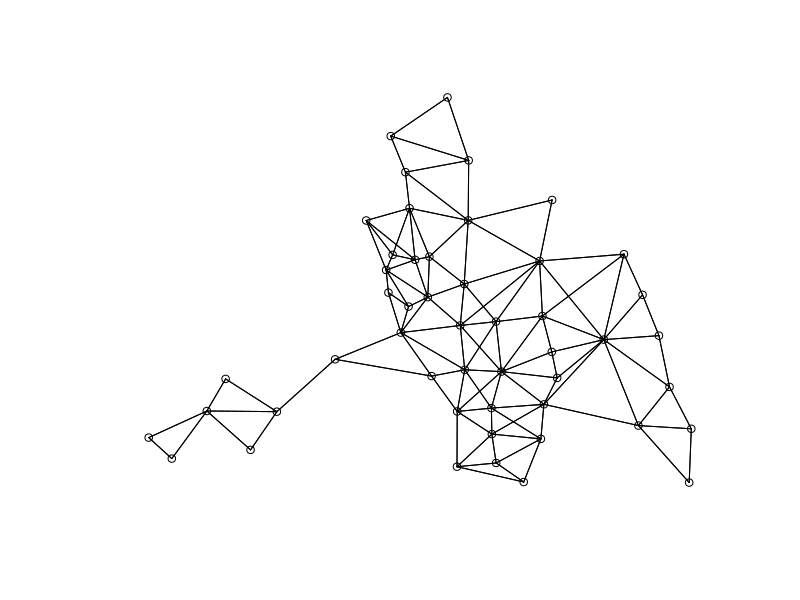
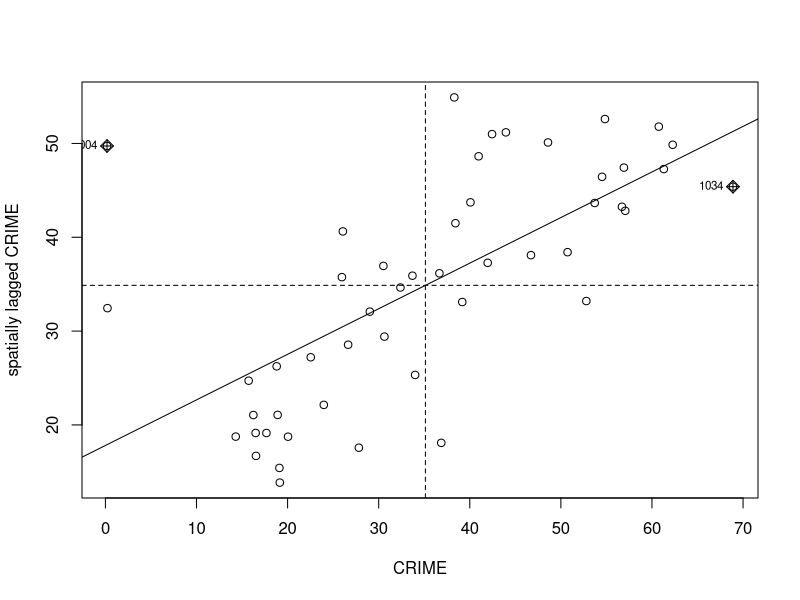

Source code (R) for these figures, in order: (Note: this script raises an error after producing the figures.)
library(spdep)

data(columbus)
myDataFrame <- columbus
head(myDataFrame)
attach(myDataFrame)
Y <- cbind(CRIME)
X <- cbind(INC, HOVAL)
xy <- cbind(myDataFrame$X, myDataFrame$Y)
neighborList <- col.gal.nb
coordList <- coords
# Neighbors summary
summary(neighborList)
plot(neighborList, coordList)
# Descriptive statistics
summary(Y)
summary(X)
# OLS regression
olsreg <- lm(Y ~ X)
summary(olsreg)
## SPATIAL ANALYSIS BASED ON CONTIGUITY
# Spatial weight matrix based on contiguity
listw <- nb2listw(neighborList)
summary(listw)
# Moran's I test
moran.test(CRIME, listw)
moran.plot(CRIME, listw)
# Lagrange multiplier test for spatial lag and spatial error dependencies
lm.LMtests(olsreg, listw, test=c("LMlag", "LMerr"))
# Spatial lag model
spatial.lag <- lagsarlm(CRIME ~ INC + HOVAL, data = myDataFrame, listw)
summary(spatial.lag)
# Spatial error model
spatial.error <- errorsarlm(CRIME ~ INC + HOVAL, data = myDataFrame, listw)
summary(spatial.error)
##  SPATIAL ANALYSIS BASED ON DISTANCE WEIGHT MATRIX
# Spatial weight matrix based on distance (with lower and upper bounds for distance, d1 and d2)
nb <- dnearneigh(xy, d1=0, d2=10)
listw <- nb2listw(nb, style="W")
summary(listw)
# Moran's I test
moran.test(CRIME, listw)
moran.plot(CRIME, listw)
# Lagrange multiplier test for spatial lag and spatial error dependencies
lm.LMtests(olsreg, listw, test=c("LMlag", "LMerr"))
# Spatial lag model
spatial.lag1 <- lagsarlm(CRIME ~ INC + HOVAL, data = myDataFrame, listw)
summary(spatial.lag1)
# Spatial error model
spatial.error1 <- errorsarlm(CRIME ~ INC + HOVAL, data = myDataFrame, listw)
summary(spatial.error1)
